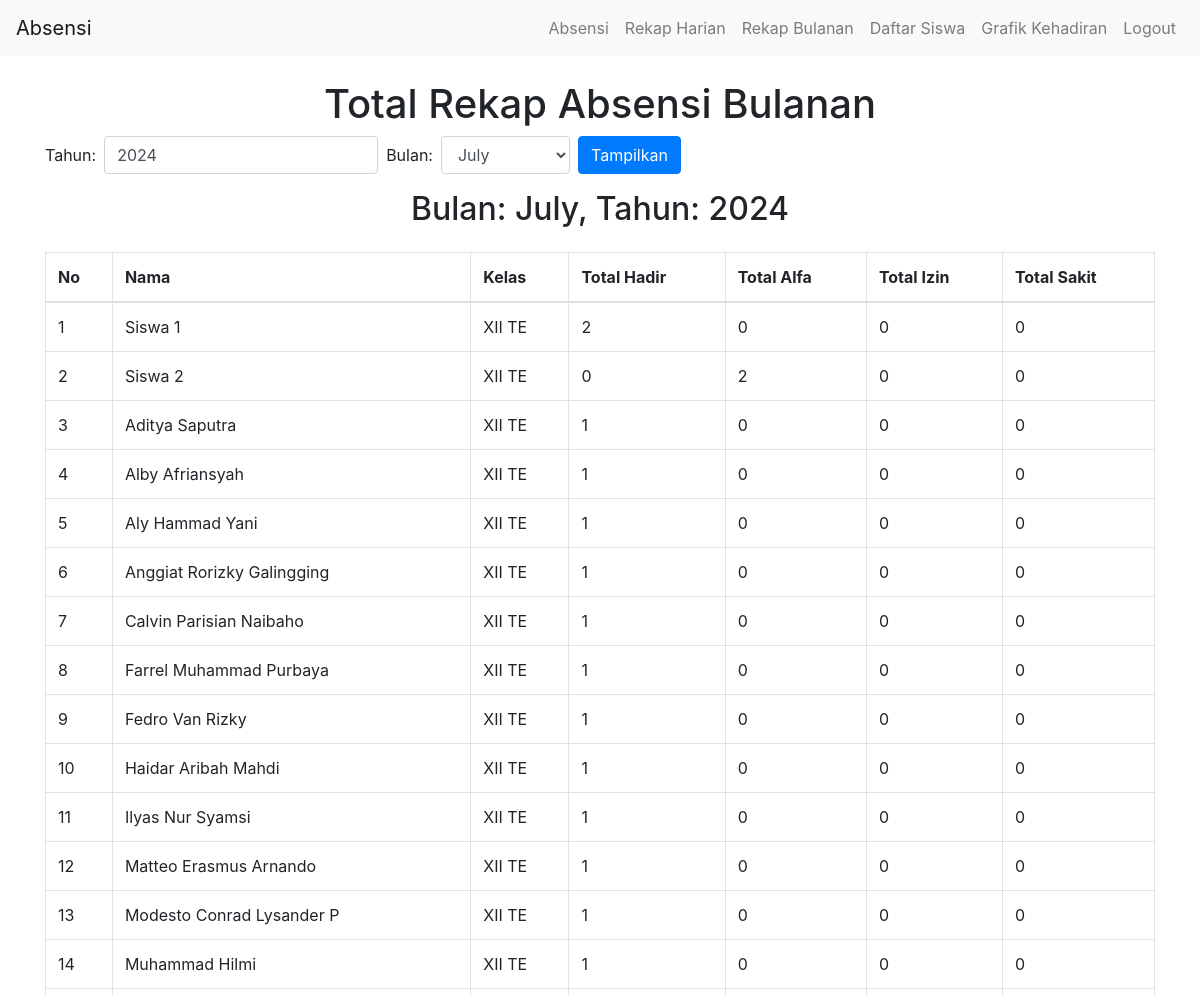
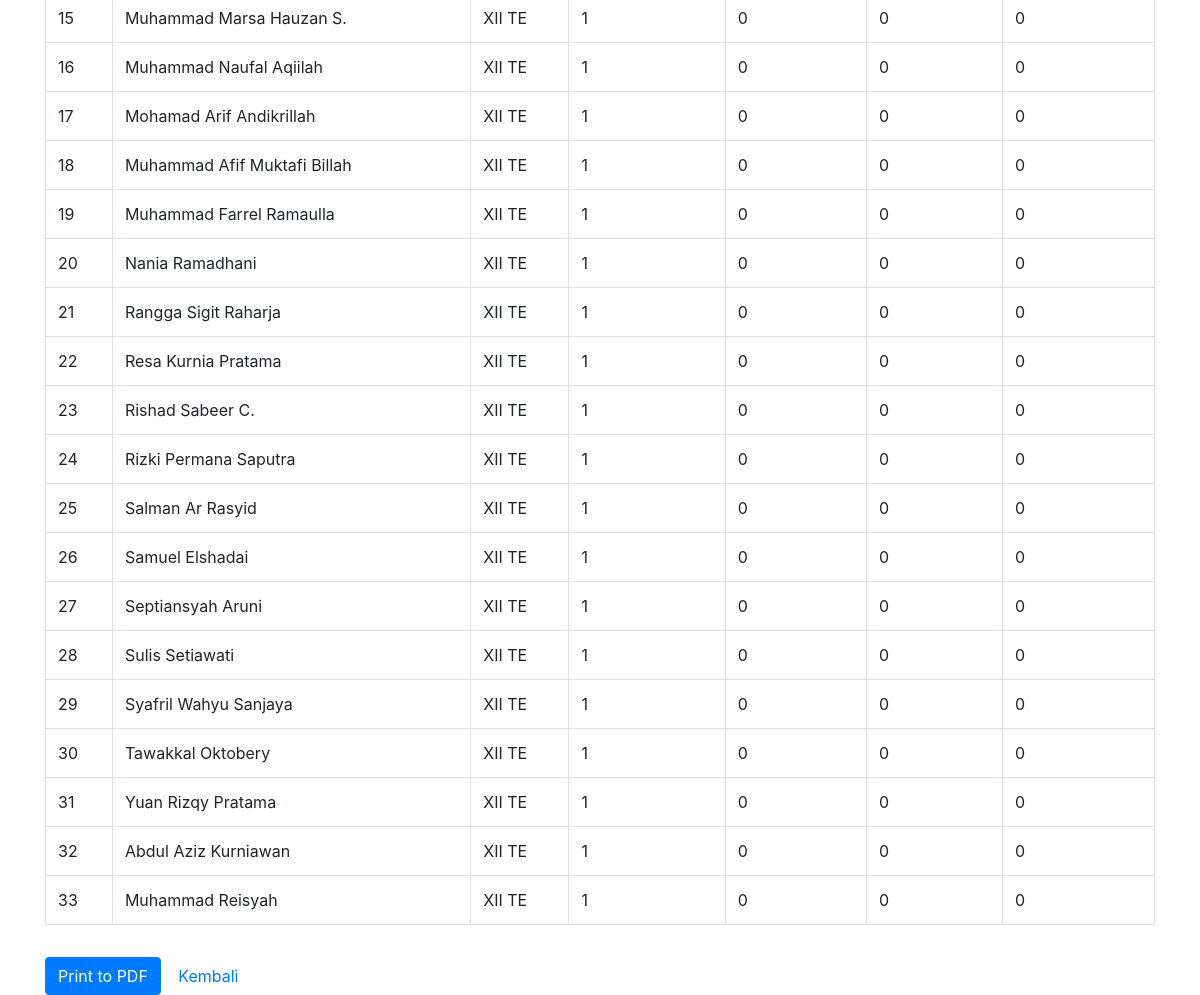
Page /total_rekap on the committed database (2 pictures, top to bottom).
### models.py (models this page shows)
class Student(db.Model):
    id = db.Column(db.Integer, primary_key=True)
    nama = db.Column(db.String(100))
    kelas = db.Column(db.String(10))
    attendances = db.relationship('Attendance', backref='student', lazy=True)
    def total_attendance_by_month(self, year, month):
        start_date = datetime(year, month, 1)
        if month == 12:
            end_date = datetime(year + 1, 1, 1)
        else:
            end_date = datetime(year, month + 1, 1)
        hadir = Attendance.query.filter_by(student_id=self.id, status='H').filter(Attendance.tanggal >= start_date).filter(Attendance.tanggal < end_date).count()
        alfa = Attendance.query.filter_by(student_id=self.id, status='A').filter(Attendance.tanggal >= start_date).filter(Attendance.tanggal < end_date).count()
        izin = Attendance.query.filter_by(student_id=self.id, status='I').filter(Attendance.tanggal >= start_date).filter(Attendance.tanggal < end_date).count()
        sakit = Attendance.query.filter_by(student_id=self.id, status='S').filter(Attendance.tanggal >= start_date).filter(Attendance.tanggal < end_date).count()
        return hadir, alfa, izin, sakit

### app.py (the view)
@app.route('/total_rekap', methods=['GET'])
def total_rekap():
    students = Student.query.all()
    year = request.args.get('year', datetime.now().year, type=int)
    month = request.args.get('month', datetime.now().month, type=int)
    month_name = calendar.month_name[month]
    totals = {student.id: student.total_attendance_by_month(year, month) for student in students}
    return render_template('total_rekap.html', students=students, totals=totals, year=year, month=month, month_name=month_name, calendar=calendar)

### app.py (called while the page is built)
@app.context_processor
def utility_processor():
    def total_attendance(student_id, year=datetime.now().year, month=datetime.now().month):
        return get_total_attendance(student_id, year, month)
    return dict(total_attendance=total_attendance)

### templates/total_rekap.html (shortened to what this page needs)
{% extends "base.html" %}
{% block content %}
    <h1 class="text-center">Total Rekap Absensi Bulanan</h1>
    <form method="get" class="form-inline mb-3">
        <div class="form-group mr-2">
            <label for="year" class="mr-2">Tahun:</label>
            <input type="number" id="year" name="year" class="form-control" value="{{ year }}">
        </div>
        <div class="form-group mr-2">
            <label for="month" class="mr-2">Bulan:</label>
            <select id="month" name="month" class="form-control">
                {% for i in range(1, 13) %}
                <option value="{{ i }}" {% if i == month %}selected{% endif %}>{{ calendar.month_name[i] }}</option>
                {% endfor %}
            </select>
        </div>
        <button type="submit" class="btn btn-primary">Tampilkan</button>
    </form>
    <h2 class="text-center">Bulan: {{ month_name }}, Tahun: {{ year }}</h2>
    <table class="table table-bordered mt-4">
        <thead>
            <tr>
                <th>No</th>
                <th>Nama</th>
                <th>Kelas</th>
                <th>Total Hadir</th>
                <th>Total Alfa</th>
                <th>Total Izin</th>
                <th>Total Sakit</th>
            </tr>
        </thead>
        <tbody>
            {% for student in students %}
            <tr>
                <td>{{ loop.index }}</td>
                <td>{{ student.nama }}</td>
                <td>{{ student.kelas }}</td>
                <td>{{ totals[student.id][0] }}</td>
                <td>{{ totals[student.id][1] }}</td>
                <td>{{ totals[student.id][2] }}</td>
                <td>{{ totals[student.id][3] }}</td>
            </tr>
            {% endfor %}
        </tbody>
    </table>
    <a href="{{ url_for('rekap_pdf', year=year, month=month) }}" class="btn btn-primary mt-3">Print to PDF</a>
    <a href="{{ url_for('index') }}" class="btn btn-link mt-3">Kembali</a>
{% endblock %}

### templates/base.html (style rules this page uses)
body { padding-top: 56px; }

### rows in the picture
Student: nama "Siswa 1", kelas "XII TE", totals "2", totals "0"
Student: nama "Siswa 2", kelas "XII TE", totals "0", id "2"
Student: nama "Aditya Saputra", kelas "XII TE", totals "1", totals "0"
Student: nama "Alby Afriansyah", kelas "XII TE", totals "1", totals "0"
Student: nama "Aly Hammad Yani", kelas "XII TE", totals "1", totals "0"
Student: nama "Anggiat Rorizky Galingging", kelas "XII TE", totals "1", totals "0"
Student: nama "Calvin Parisian Naibaho", kelas "XII TE", totals "1", totals "0"
Student: nama "Farrel Muhammad Purbaya", kelas "XII TE", totals "1", totals "0"
Student: nama "Fedro Van Rizky", kelas "XII TE", totals "1", totals "0"
Student: nama "Haidar Aribah Mahdi", kelas "XII TE", totals "1", totals "0"
Student: nama "Ilyas Nur Syamsi", kelas "XII TE", totals "1", totals "0"
Student: nama "Matteo Erasmus Arnando", kelas "XII TE", totals "1", totals "0"
Student: nama "Modesto Conrad Lysander P", kelas "XII TE", totals "1", totals "0"
Student: nama "Muhammad Hilmi", kelas "XII TE", totals "1", totals "0"
Student: nama "Muhammad Marsa Hauzan S.", kelas "XII TE", totals "1", totals "0"
Student: nama "Muhammad Naufal Aqiilah", kelas "XII TE", totals "1", totals "0"
Student: nama "Mohamad Arif Andikrillah", kelas "XII TE", totals "1", totals "0"
Student: nama "Muhammad Afif Muktafi Billah", kelas "XII TE", totals "1", totals "0"
Student: nama "Muhammad Farrel Ramaulla", kelas "XII TE", totals "1", totals "0"
Student: nama "Nania Ramadhani", kelas "XII TE", totals "1", totals "0"
Student: nama "Rangga Sigit Raharja", kelas "XII TE", totals "1", totals "0"
Student: nama "Resa Kurnia Pratama", kelas "XII TE", totals "1", totals "0"
Student: nama "Rishad Sabeer C.", kelas "XII TE", totals "1", totals "0"
Student: nama "Rizki Permana Saputra", kelas "XII TE", totals "1", totals "0"
Student: nama "Salman Ar Rasyid", kelas "XII TE", totals "1", totals "0"
Student: nama "Samuel Elshadai", kelas "XII TE", totals "1", totals "0"
Student: nama "Septiansyah Aruni", kelas "XII TE", totals "1", totals "0"
Student: nama "Sulis Setiawati", kelas "XII TE", totals "1", totals "0"
Student: nama "Syafril Wahyu Sanjaya", kelas "XII TE", totals "1", totals "0"
Student: nama "Tawakkal Oktobery", kelas "XII TE", totals "1", totals "0"
Student: nama "Yuan Rizqy Pratama", kelas "XII TE", totals "1", totals "0"
Student: nama "Abdul Aziz Kurniawan", kelas "XII TE", totals "1", totals "0"
Student: nama "Muhammad Reisyah", kelas "XII TE", totals "1", totals "0"

### other values in the picture
{{ month_name }} "July"
{{ year }} "2024"
form field month "July"
